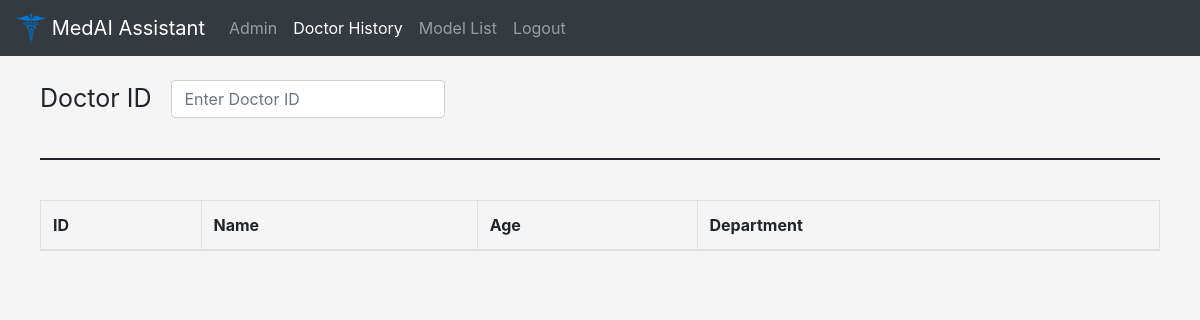
Page /dochist (signed in) on the earlier database version.
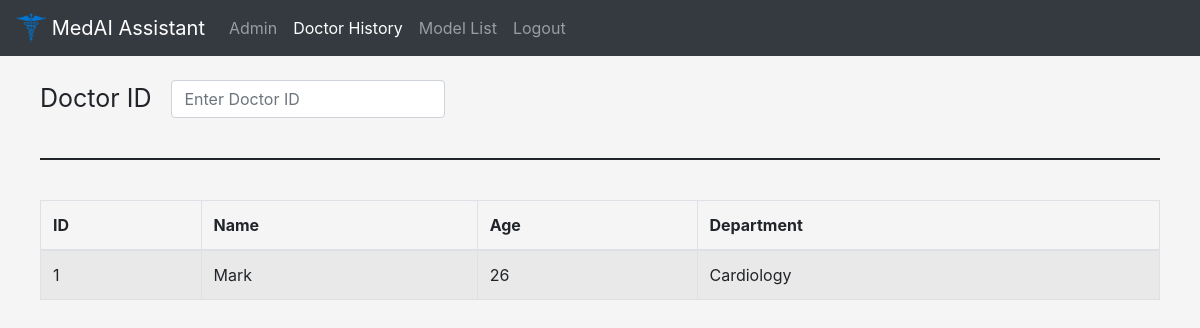
Same page on the later database version.
### tables this page shows
CREATE TABLE "Doctors" (
	"id"	INTEGER,
	"name"	TEXT,
	"age"	INTEGER,
	"dept"	TEXT,
	PRIMARY KEY("id")
);

### app.py (the view)
@app.route('/dochist')
def dochist():
    if check_session():
        if check_admin() == 1:
            return render_template('dochist.html')
        else:
            return redirect(url_for("home"))
    else:
        return redirect(url_for("login"))

### app.py (called while the page is built)
def fetch_all_doctors():
    cur = conn.execute('SELECT * from Doctors')
    return cur.fetchall()

def check_session():
    if "email" in session:
        return True
    else:
        False

def check_admin():
    if session["admin"] == 1:
        return True
    else:
        return False

### templates/dochist.html (shortened to what this page needs)
{% extends "base.html" %}
{% set active_page = "dochist" %}
{% block head %}
<link href="../static/css/pathist.css" rel="stylesheet">
{% endblock %}
{% block content %}
<div class="pathist-body">
    <div>
        <form class="form-inline my-2 my-lg-0">
            <label>Doctor ID</label>
            <input class="form-control mr-sm-2" type="search" placeholder="Enter Doctor ID" aria-label="Search">
        </form>
    </div>
    <br/><hr><br/>
    <div>
        <table class="table table-striped table-bordered">
            <thead>
              <tr>
                <th scope="col">ID</th>
                <th scope="col">Name</th>
                <th scope="col">Age</th>
                <th scope="col">Department</th>
              </tr>
            </thead>
            <tbody id="table-body">
              {% set doctor = fetch_all_doctors() %}
              {% for row in doctor %}
              <tr>
                <td class="doc-id">{{row[0]}}</td>
                <td>{{row[1]}}</td>
                <td>{{row[2]}}</td>
                <td>{{row[3]}}</td>
              </tr>
              {% endfor %}
            </tbody>
          </table>
    </div>
</div>
{% endblock %}

### templates/base.html (shortened to what this page needs)
<!DOCTYPE html>
<html lang="en">
<head>
    <link rel="stylesheet" href="../static/assets/dist/css/bootstrap.min.css">
    {% block head %}{% endblock %}
    {% set navbar1 = ['home','entry','pathist'] -%}
    {% set navbar2 = ['admin','dochist'] -%}
    {% if active_page in navbar1 -%}
      {% set navigation_bar = [
        ('/', 'home', 'Home'),
        ('/entry', 'entry', 'Data Entry'),
        ('/pathist', 'pathist', 'Patient History')
      ] -%}
      {% set active_page = active_page|default('home') -%}
    {% else %}
      {% set navigation_bar = [
        ('/admin', 'admin', 'Admin'),
        ('/dochist', 'dochist', 'Doctor History'),
        ('/model_list', 'model_list', 'Model List')
      ] -%}
      {% set active_page = active_page|default('admin') -%}
    {% endif %}
</head>
<body>
    <nav class="navbar fixed-top navbar-expand-lg navbar-dark bg-dark">
        <a class="navbar-brand" {% if active_page in navbar1 %} href="/home" {% else %} href="/admin" {% endif %}>
            <img src="../static/assets/brand/medical.png" width="30" height="30" class="d-inline-block align-top">
            MedAI Assistant
        </a>
        <div class="collapse navbar-collapse" id="navbarSupportedContent">
          <ul class="navbar-nav mr-auto">
            {% for href, id, caption in navigation_bar %}
              <li{% if id == active_page %} class="nav-item active" {% else %} class="nav-item" {% endif
              %}><a class="nav-link" href="{{ href|e }}">{{ caption|e }}</a></li>
            {% endfor %}
            <li class="nav-item">
              <a class="nav-link" href="/logout">Logout</a>
          </li>
          </ul>
        </div>
      </nav>
    {% block content %}
    {% endblock %}
</body>
</html>

### static/css/pathist.css (style rules this page uses)
.pathist-body { padding: 80px 40px; }
label { padding-right: 20px; font-size: 25px; }
hr { border: 1px solid; }

### templates/base.html (style rules this page uses)
body { background-color: #f5f5f5; }

Differences in the rows shown:
added Doctors: id "1", name "Mark", age "26", dept "Cardiology"
